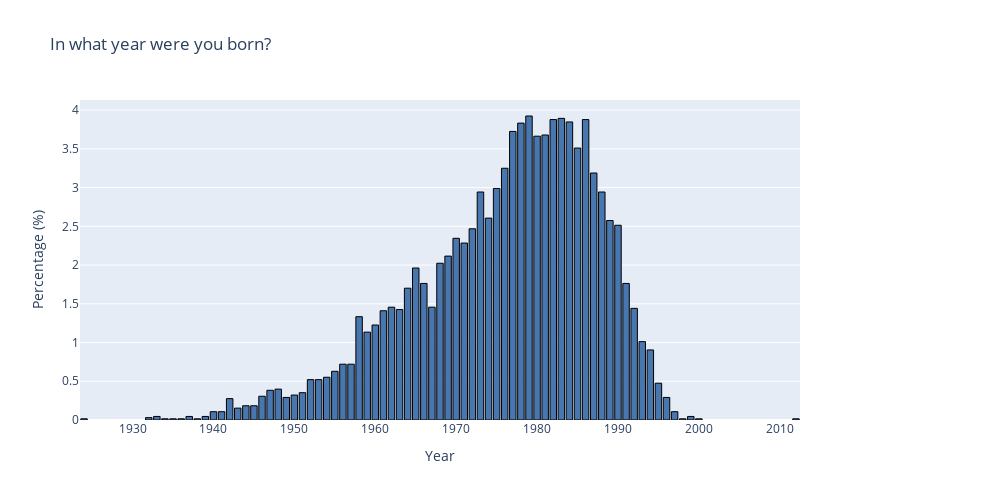

The cell this chart's notebook holds for it:
### Code cell
#df_numeric, meta_numeric = load_survey_data_and_meta(file_path = "../../data/data_classified_by_question_type/parenthood_test_QNumeric.xlsx")

q1 = NumericQuestion("DE1", df_numeric, meta_numeric)
fig1 = q1.distribution(display=False)
fig1.show()

#pio.write_html(fig1, "DE1.html", include_plotlyjs='cdn', full_html=False)
